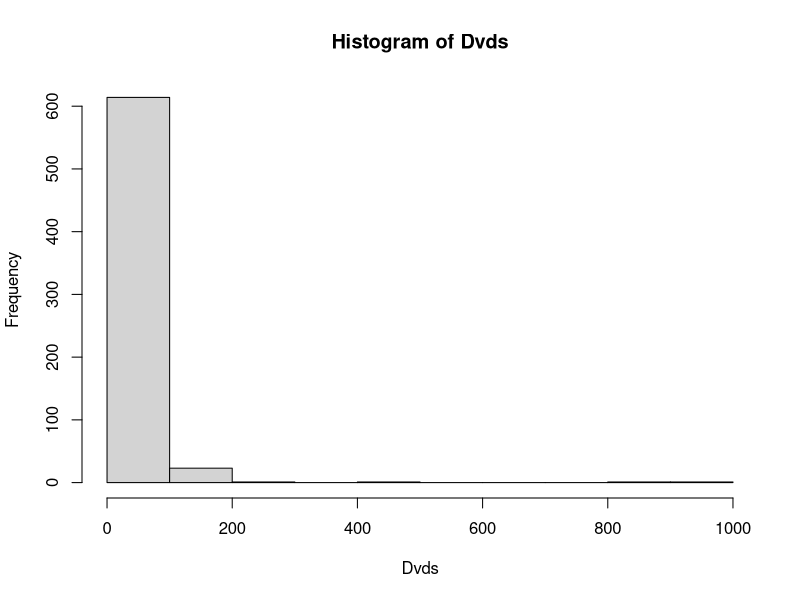
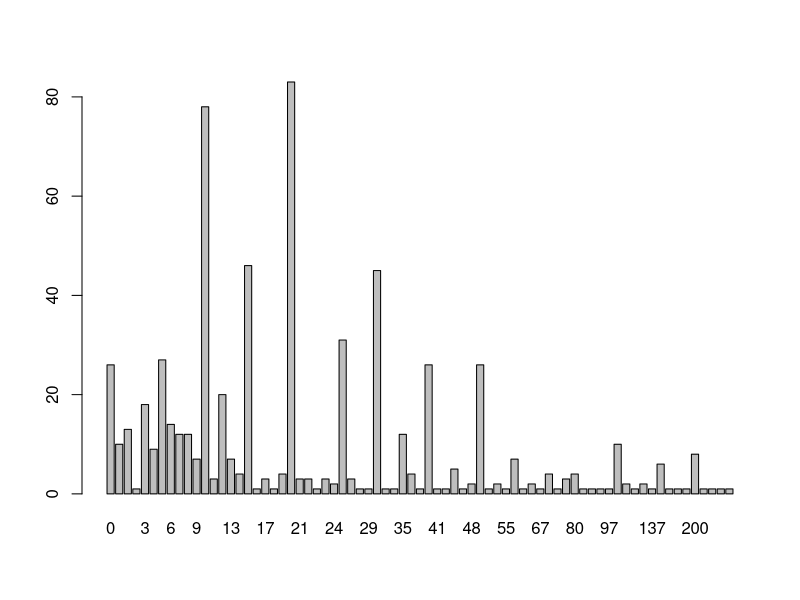
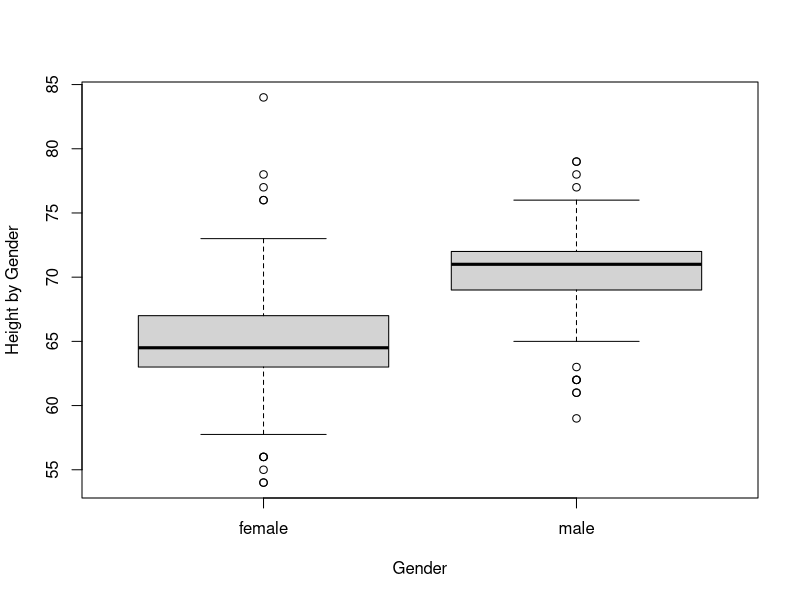
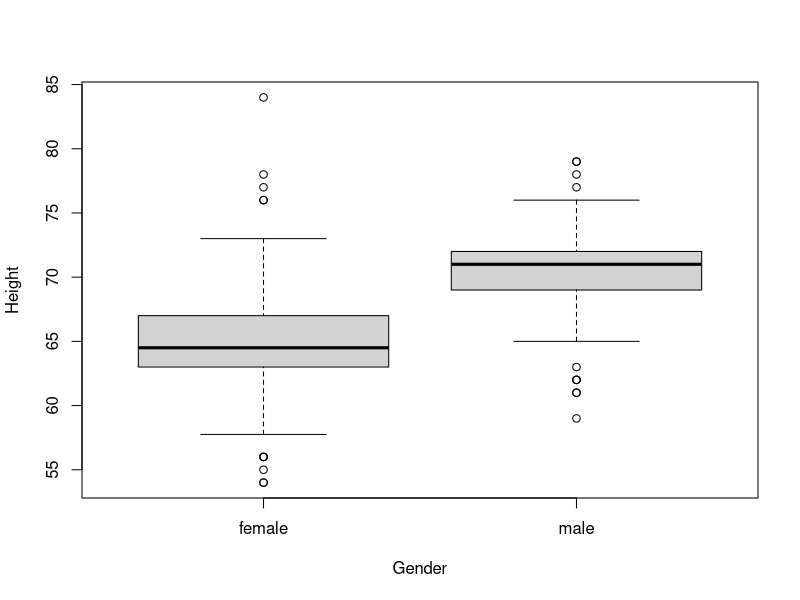

These figures' R source, in order:
########################################
# Session 1 Introduction to R Exercises
########################################

# The variable Dvds in the student dataset 
# contains the number of movie DVDs owned 
# by students in the class.
# a) Construct a histogram of this variable 
#    using the hist() command.

# to load package into current R session (environment):
library(LearnBayes)

# make student data available
data(studentdata)

# attach dataset
attach(studentdata)

### MOVIE DVDs OWNED BY STUDENTS

# a) Construct a histogram of this
#    variable using the hist() command.
hist(Dvds)

# b) Summarize this variable using 
#    the summary() command.
summary(Dvds)

# c) Use the table() command to construct
#    a frequency table of the individual 
#    values of Dvds that were observed. 
table(Dvds)

# If one constructs a barplot of these 
# tabled values using the command 
# barplot(table(Dvds)) one will see 
# that particular response values are 
# very popular. 
barplot(table(Dvds))

# Is there any explanation for these
# popular values for the number of DVDs
# owned? It looks like multiples of 5's
# are very popular on the low end (say
# less than 50 total). Could this perhaps
# be to marketing programs that sell
# DVDs to students in groups or sets
# of 5?

### STUDENT HEIGHTS

# The variable Height contains the 
# height (in inches) of each student 
# in the class.

# a) Construct parallel boxplots of 
#    the heights using the Gender variable.
boxplot(Height~Gender, ylab="Height by Gender")

# b) If one assigns the boxplot output 
# to a variable
output=boxplot(Height~Gender)
# then output is a list that contains 
# statistics used in constructing the 
# boxplots. Print output to see the 
# statistics that are stored.
output

# c) On average, how much taller are 
#    male students than female students?

# average male height:
male.height=mean(Height[Gender=="male"], na.rm=T)
male.height

# average female height:
female.height=mean(Height[Gender=="female"], na.rm=T)
female.height

# mean difference is:
male.height-female.height
